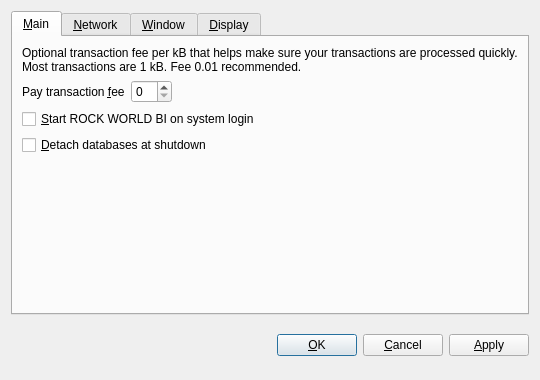
<?xml version="1.0" encoding="UTF-8"?>
<ui version="4.0">
 <class>OptionsDialog</class>
 <widget class="QDialog" name="OptionsDialog">
  <property name="geometry">
   <rect>
    <x>0</x>
    <y>0</y>
    <width>540</width>
    <height>380</height>
   </rect>
  </property>
  <property name="windowTitle">
   <string>Options</string>
  </property>
  <property name="modal">
   <bool>true</bool>
  </property>
  <layout class="QVBoxLayout" name="verticalLayout">
   <item>
    <widget class="QTabWidget" name="tabWidget">
     <property name="tabPosition">
      <enum>QTabWidget::North</enum>
     </property>
     <property name="currentIndex">
      <number>0</number>
     </property>
     <widget class="QWidget" name="tabMain">
      <attribute name="title">
       <string>&amp;Main</string>
      </attribute>
      <layout class="QVBoxLayout" name="verticalLayout_Main">
       <item>
        <widget class="QLabel" name="transactionFeeInfoLabel">
         <property name="text">
          <string>Optional transaction fee per kB that helps make sure your transactions are processed quickly. Most transactions are 1 kB. Fee 0.01 recommended.</string>
         </property>
         <property name="textFormat">
          <enum>Qt::PlainText</enum>
         </property>
         <property name="wordWrap">
          <bool>true</bool>
         </property>
        </widget>
       </item>
       <item>
        <layout class="QHBoxLayout" name="horizontalLayout_Main">
         <item>
          <widget class="QLabel" name="transactionFeeLabel">
           <property name="text">
            <string>Pay transaction &amp;fee</string>
           </property>
           <property name="textFormat">
            <enum>Qt::PlainText</enum>
           </property>
           <property name="buddy">
            <cstring>transactionFee</cstring>
           </property>
          </widget>
         </item>
         <item>
          <widget class="BitcoinAmountField" name="transactionFee"/>
         </item>
         <item>
          <spacer name="horizontalSpacer_Main">
           <property name="orientation">
            <enum>Qt::Horizontal</enum>
           </property>
           <property name="sizeHint" stdset="0">
            <size>
             <width>40</width>
             <height>20</height>
            </size>
           </property>
          </spacer>
         </item>
        </layout>
       </item>
       <item>
        <widget class="QCheckBox" name="bitcoinAtStartup">
         <property name="toolTip">
          <string>Automatically start ROCK WORLD BI after logging in to the system.</string>
         </property>
         <property name="text">
          <string>&amp;Start ROCK WORLD BI on system login</string>
         </property>
        </widget>
       </item>
       <item>
        <widget class="QCheckBox" name="detachDatabases">
         <property name="toolTip">
          <string>Detach block and address databases at shutdown. This means they can be moved to another data directory, but it slows down shutdown. The wallet is always detached.</string>
         </property>
         <property name="text">
          <string>&amp;Detach databases at shutdown</string>
         </property>
        </widget>
       </item>
       <item>
        <spacer name="verticalSpacer_Main">
         <property name="orientation">
          <enum>Qt::Vertical</enum>
         </property>
         <property name="sizeHint" stdset="0">
          <size>
           <width>20</width>
           <height>40</height>
          </size>
         </property>
        </spacer>
       </item>
      </layout>
     </widget>
     <widget class="QWidget" name="tabNetwork">
      <attribute name="title">
       <string>&amp;Network</string>
      </attribute>
      <layout class="QVBoxLayout" name="verticalLayout_Network">
       <item>
        <widget class="QCheckBox" name="mapPortUpnp">
         <property name="toolTip">
          <string>Automatically open the ROCK WORLD BI client port on the router. This only works when your router supports UPnP and it is enabled.</string>
         </property>
         <property name="text">
          <string>Map port using &amp;UPnP</string>
         </property>
        </widget>
       </item>
       <item>
        <widget class="QCheckBox" name="connectSocks">
         <property name="toolTip">
          <string>Connect to the ROCK WORLD BI network through a SOCKS proxy (e.g. when connecting through Tor).</string>
         </property>
         <property name="text">
          <string>&amp;Connect through SOCKS proxy:</string>
         </property>
        </widget>
       </item>
       <item>
        <layout class="QHBoxLayout" name="horizontalLayout_Network">
         <item>
          <widget class="QLabel" name="proxyIpLabel">
           <property name="text">
            <string>Proxy &amp;IP:</string>
           </property>
           <property name="textFormat">
            <enum>Qt::PlainText</enum>
           </property>
           <property name="buddy">
            <cstring>proxyIp</cstring>
           </property>
          </widget>
         </item>
         <item>
          <widget class="QValidatedLineEdit" name="proxyIp">
           <property name="maximumSize">
            <size>
             <width>140</width>
             <height>16777215</height>
            </size>
           </property>
           <property name="toolTip">
            <string>IP address of the proxy (e.g. 127.0.0.1)</string>
           </property>
          </widget>
         </item>
         <item>
          <widget class="QLabel" name="proxyPortLabel">
           <property name="text">
            <string>&amp;Port:</string>
           </property>
           <property name="textFormat">
            <enum>Qt::PlainText</enum>
           </property>
           <property name="buddy">
            <cstring>proxyPort</cstring>
           </property>
          </widget>
         </item>
         <item>
          <widget class="QLineEdit" name="proxyPort">
           <property name="maximumSize">
            <size>
             <width>55</width>
             <height>16777215</height>
            </size>
           </property>
           <property name="toolTip">
            <string>Port of the proxy (e.g. 9050)</string>
           </property>
          </widget>
         </item>
         <item>
          <widget class="QLabel" name="socksVersionLabel">
           <property name="text">
            <string>SOCKS &amp;Version:</string>
           </property>
           <property name="textFormat">
            <enum>Qt::PlainText</enum>
           </property>
           <property name="buddy">
            <cstring>socksVersion</cstring>
           </property>
          </widget>
         </item>
         <item>
          <widget class="QValueComboBox" name="socksVersion">
           <property name="toolTip">
            <string>SOCKS version of the proxy (e.g. 5)</string>
           </property>
          </widget>
         </item>
         <item>
          <spacer name="horizontalSpacer_Network">
           <property name="orientation">
            <enum>Qt::Horizontal</enum>
           </property>
           <property name="sizeHint" stdset="0">
            <size>
             <width>40</width>
             <height>20</height>
            </size>
           </property>
          </spacer>
         </item>
        </layout>
       </item>
       <item>
        <spacer name="verticalSpacer_Network">
         <property name="orientation">
          <enum>Qt::Vertical</enum>
         </property>
         <property name="sizeHint" stdset="0">
          <size>
           <width>20</width>
           <height>40</height>
          </size>
         </property>
        </spacer>
       </item>
      </layout>
     </widget>
     <widget class="QWidget" name="tabWindow">
      <attribute name="title">
       <string>&amp;Window</string>
      </attribute>
      <layout class="QVBoxLayout" name="verticalLayout_Window">
       <item>
        <widget class="QCheckBox" name="minimizeToTray">
         <property name="toolTip">
          <string>Show only a tray icon after minimizing the window.</string>
         </property>
         <property name="text">
          <string>&amp;Minimize to the tray instead of the taskbar</string>
         </property>
        </widget>
       </item>
       <item>
        <widget class="QCheckBox" name="minimizeOnClose">
         <property name="toolTip">
          <string>Minimize instead of exit the application when the window is closed. When this option is enabled, the application will be closed only after selecting Quit in the menu.</string>
         </property>
         <property name="text">
          <string>M&amp;inimize on close</string>
         </property>
        </widget>
       </item>
       <item>
        <spacer name="verticalSpacer_Window">
         <property name="orientation">
          <enum>Qt::Vertical</enum>
         </property>
         <property name="sizeHint" stdset="0">
          <size>
           <width>20</width>
           <height>40</height>
          </size>
         </property>
        </spacer>
       </item>
      </layout>
     </widget>
     <widget class="QWidget" name="tabDisplay">
      <attribute name="title">
       <string>&amp;Display</string>
      </attribute>
      <layout class="QVBoxLayout" name="verticalLayout_Display">
       <item>
        <layout class="QHBoxLayout" name="horizontalLayout_1_Display">
         <item>
          <widget class="QLabel" name="langLabel">
           <property name="text">
            <string>User Interface &amp;language:</string>
           </property>
           <property name="textFormat">
            <enum>Qt::PlainText</enum>
           </property>
           <property name="buddy">
            <cstring>lang</cstring>
           </property>
          </widget>
         </item>
         <item>
          <widget class="QValueComboBox" name="lang">
           <property name="toolTip">
            <string>The user interface language can be set here. This setting will take effect after restarting ROCK WORLD BI.</string>
           </property>
          </widget>
         </item>
        </layout>
       </item>
       <item>
        <layout class="QHBoxLayout" name="horizontalLayout_2_Display">
         <item>
          <widget class="QLabel" name="unitLabel">
           <property name="text">
            <string>&amp;Unit to show amounts in:</string>
           </property>
           <property name="textFormat">
            <enum>Qt::PlainText</enum>
           </property>
           <property name="buddy">
            <cstring>unit</cstring>
           </property>
          </widget>
         </item>
         <item>
          <widget class="QValueComboBox" name="unit">
           <property name="toolTip">
            <string>Choose the default subdivision unit to show in the interface and when sending coins.</string>
           </property>
          </widget>
         </item>
        </layout>
       </item>
       <item>
        <widget class="QCheckBox" name="displayAddresses">
         <property name="toolTip">
          <string>Whether to show ROCK WORLD BI addresses in the transaction list or not.</string>
         </property>
         <property name="text">
          <string>&amp;Display addresses in transaction list</string>
         </property>
        </widget>
       </item>
       <item>
        <widget class="QCheckBox" name="coinControlFeatures">
         <property name="toolTip">
          <string>Whether to show coin control features or not.</string>
         </property>
         <property name="text">
          <string>Display coin &amp;control features (experts only!)</string>
         </property>
        </widget>
       </item>
       <item>
        <spacer name="verticalSpacer_Display">
         <property name="orientation">
          <enum>Qt::Vertical</enum>
         </property>
         <property name="sizeHint" stdset="0">
          <size>
           <width>20</width>
           <height>40</height>
          </size>
         </property>
        </spacer>
       </item>
      </layout>
     </widget>
    </widget>
   </item>
   <item>
    <layout class="QHBoxLayout" name="horizontalLayout_Buttons">
     <item>
      <spacer name="horizontalSpacer_1">
       <property name="orientation">
        <enum>Qt::Horizontal</enum>
       </property>
       <property name="sizeHint" stdset="0">
        <size>
         <width>40</width>
         <height>48</height>
        </size>
       </property>
      </spacer>
     </item>
     <item>
      <widget class="QLabel" name="statusLabel">
       <property name="font">
        <font>
         <weight>75</weight>
         <bold>true</bold>
        </font>
       </property>
       <property name="text">
        <string/>
       </property>
       <property name="textFormat">
        <enum>Qt::PlainText</enum>
       </property>
       <property name="wordWrap">
        <bool>true</bool>
       </property>
      </widget>
     </item>
     <item>
      <spacer name="horizontalSpacer_2">
       <property name="orientation">
        <enum>Qt::Horizontal</enum>
       </property>
       <property name="sizeHint" stdset="0">
        <size>
         <width>40</width>
         <height>48</height>
        </size>
       </property>
      </spacer>
     </item>
     <item>
      <widget class="QPushButton" name="okButton">
       <property name="text">
        <string>&amp;OK</string>
       </property>
      </widget>
     </item>
     <item>
      <widget class="QPushButton" name="cancelButton">
       <property name="text">
        <string>&amp;Cancel</string>
       </property>
       <property name="autoDefault">
        <bool>false</bool>
       </property>
      </widget>
     </item>
     <item>
      <widget class="QPushButton" name="applyButton">
       <property name="text">
        <string>&amp;Apply</string>
       </property>
       <property name="autoDefault">
        <bool>false</bool>
       </property>
      </widget>
     </item>
    </layout>
   </item>
  </layout>
 </widget>
 <customwidgets>
  <customwidget>
   <class>BitcoinAmountField</class>
   <extends>QSpinBox</extends>
   <header>bitcoinamountfield.h</header>
  </customwidget>
  <customwidget>
   <class>QValueComboBox</class>
   <extends>QComboBox</extends>
   <header>qvaluecombobox.h</header>
  </customwidget>
  <customwidget>
   <class>QValidatedLineEdit</class>
   <extends>QLineEdit</extends>
   <header>qvalidatedlineedit.h</header>
  </customwidget>
 </customwidgets>
 <resources/>
 <connections/>
</ui>
